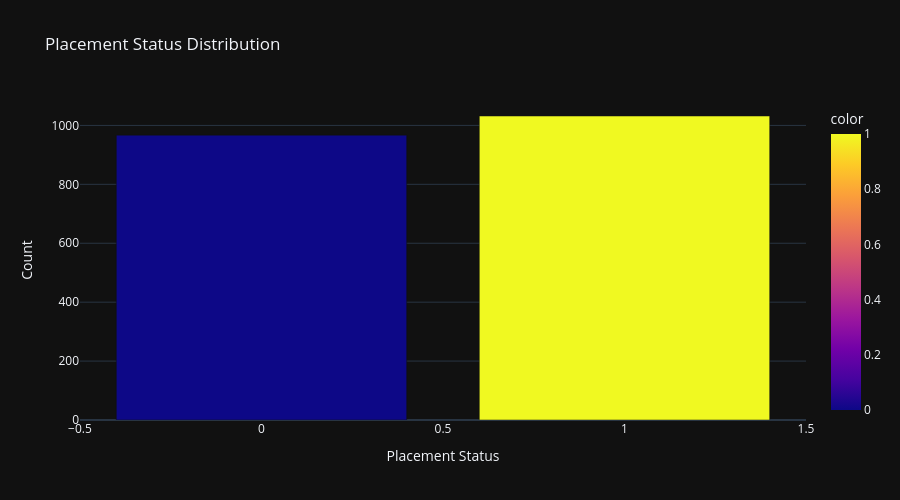

Source (notebook cell):
### Markdown cell above
### 1. Bar Chart – Placement Status Distribution

### Code cell
placement_counts = df_eda['Placement Status'].value_counts()
fig = px.bar(x=placement_counts.index, y=placement_counts.values, 
             labels={'x': 'Placement Status', 'y': 'Count'},
             title='Placement Status Distribution',
             color=placement_counts.index,
             color_discrete_sequence=px.colors.qualitative.Set2)
fig.update_layout(showlegend=False, template='plotly_dark', height=500, font=dict(size=12))
fig.show()

### Figure 1 — Plotly figure (JSON) as saved in the notebook; plotly's stock layout.template omitted (floating-point values rounded to 4 significant figures)
{"data": [{"hovertemplate": "Placement Status=%{x}<br>Count=%{y}<br>color=%{marker.color}<extra></extra>", "legendgroup": "", "marker": {"color": [1.0, 0.0], "coloraxis": "coloraxis", "pattern": {"shape": ""}}, "name": "", "orientation": "v", "showlegend": false, "textposition": "auto", "type": "bar", "x": [1.0, 0.0], "xaxis": "x", "y": [1032, 967], "yaxis": "y"}], "layout": {"barmode": "relative", "coloraxis": {"colorbar": {"title": {"text": "color"}}, "colorscale": [[0, "#0d0887"], [0.1111, "#46039f"], [0.2222, "#7201a8"], [0.3333, "#9c179e"], [0.4444, "#bd3786"], [0.5556, "#d8576b"], [0.6667, "#ed7953"], [0.7778, "#fb9f3a"], [0.8889, "#fdca26"], [1, "#f0f921"]]}, "font": {"size": 12}, "height": 500, "legend": {"tracegroupgap": 0}, "showlegend": false, "title": {"text": "Placement Status Distribution"}, "xaxis": {"anchor": "y", "domain": [0, 1], "title": {"text": "Placement Status"}}, "yaxis": {"anchor": "x", "domain": [0, 1], "title": {"text": "Count"}}}}
